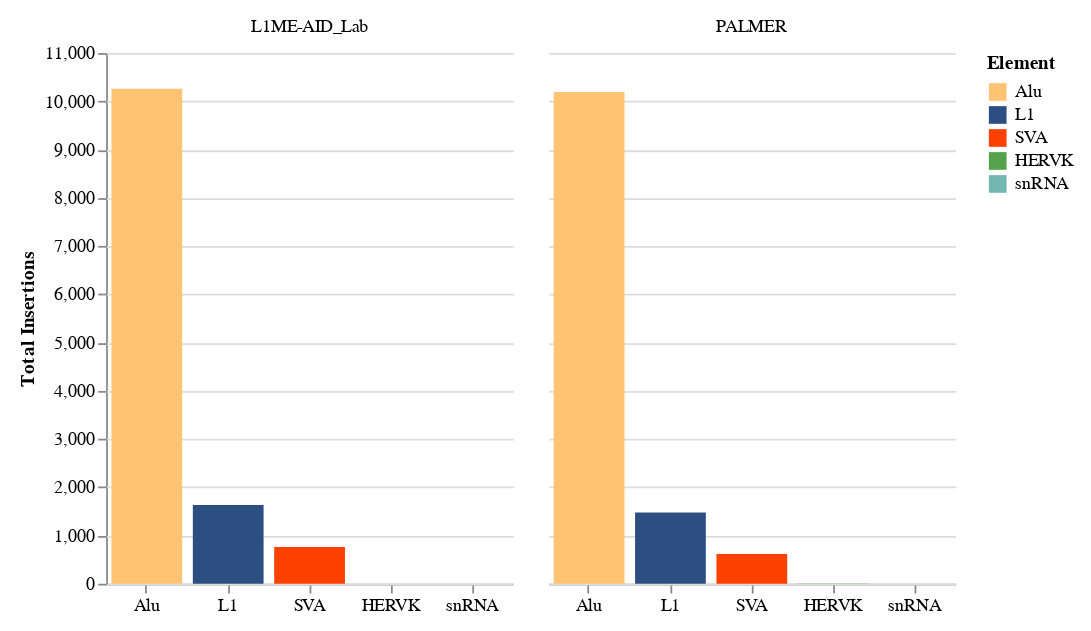

The notebook cell saved with this chart:
### Code cell
import altair as alt
sorter=['L1ME-AID_Lab','PALMER']
sorter2 = ['Alu','L1','SVA','HERVK','snRNA']
alt.Chart(tempDF).mark_bar(size=40).encode(

    # tell Altair which field to group columns on
    x=alt.X('Element:N', title=None, sort=sorter2),

    # tell Altair which field to use as Y values and how to calculate
    y=alt.Y('sum(Count):Q',
        axis=alt.Axis(
            grid=True,
            title='Total Insertions')),

    # tell Altair which field to use to use as the set of columns to be  represented in each group
    column=alt.Column('Reference:N', title=None, sort=sorter),

    # tell Altair which field to use for color segmentation 
    color=alt.Color('Element:N',
                sort=sorter2,
                scale=alt.Scale(
                # make it look pretty with an enjoyable color pallet
                range=['#FFC374', '#2C4E80', '#FC4100','#54A24B','#72B7B2'],
            ),
            ),
        )\
    .configure_view(
        # remove grid lines around column clusters
        strokeOpacity=0    
    ).properties(
    width=230,
    padding={"left": 10, "top": 10, "right": 10, "bottom": 10}
).configure_axisX(
    labelAngle=0  # Rotate the x-axis ticks by 45 degrees
)

### Figure 1 — Vega-Lite specification as saved in the notebook (floating-point values rounded to 4 significant figures)
{"config": {"view": {"continuousWidth": 300, "continuousHeight": 300, "strokeOpacity": 0}, "axisX": {"labelAngle": 0}}, "data": {"name": "data-dc391d06d9a3e3c8c36ea483105b9a30"}, "mark": {"type": "bar", "size": 40}, "encoding": {"color": {"field": "Element", "scale": {"range": ["#FFC374", "#2C4E80", "#FC4100", "#54A24B", "#72B7B2"]}, "sort": ["Alu", "L1", "SVA", "HERVK", "snRNA"], "type": "nominal"}, "column": {"field": "Reference", "sort": ["L1ME-AID_Lab", "PALMER"], "title": null, "type": "nominal"}, "x": {"field": "Element", "sort": ["Alu", "L1", "SVA", "HERVK", "snRNA"], "title": null, "type": "nominal"}, "y": {"aggregate": "sum", "axis": {"grid": true, "title": "Total Insertions"}, "field": "Count", "type": "quantitative"}}, "padding": {"left": 10, "top": 10, "right": 10, "bottom": 10}, "width": 230, "$schema": "https://vega.github.io/schema/vega-lite/v5.17.0.json", "datasets": {"data-dc391d06d9a3e3c8c36ea483105b9a30": [{"Reference": "L1ME-AID_Lab", "Element": "snRNA", "Count": 1}, {"Reference": "L1ME-AID_Lab", "Element": "Alu", "Count": 10260}, {"Reference": "L1ME-AID_Lab", "Element": "L1", "Count": 1631}, {"Reference": "L1ME-AID_Lab", "Element": "SVA", "Count": 760}, {"Reference": "PALMER", "Element": "Alu", "Count": 10194}, {"Reference": "PALMER", "Element": "L1", "Count": 1475}, {"Reference": "PALMER", "Element": "SVA", "Count": 615}, {"Reference": "PALMER", "Element": "HERVK", "Count": 6}]}}
